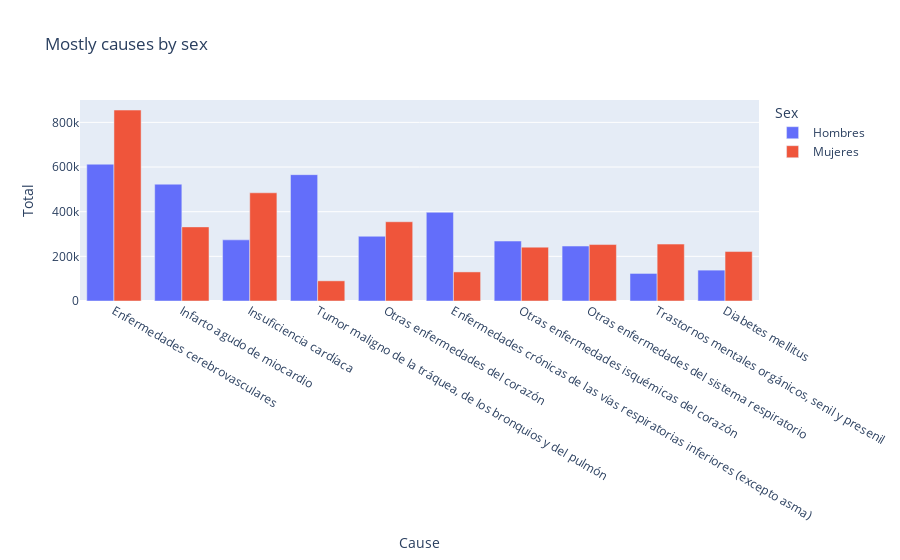

The notebook cell saved with this chart:
### Code cell
# Graph total deaths most causes by sex
graph = px.bar(deaths_tot_sex, 
               x = 'cause_name',
               y = 'Total', 
               color = 'Sexo', 
               title = 'Mostly causes by sex',
               labels={'cause_name':'Cause', 
                       'Total':'Total', 
                       'Sexo': 'Sex'})

graph.update_layout(barmode='group', xaxis={'categoryorder': 'total descending'})

graph.show()

### Figure 1 — Plotly figure (JSON) as saved in the notebook; plotly's stock layout.template omitted (floating-point values rounded to 4 significant figures)
{"data": [{"alignmentgroup": "True", "hovertemplate": "Sex=Hombres<br>Cause=%{x}<br>Total=%{y}<extra></extra>", "legendgroup": "Hombres", "marker": {"color": "#636efa", "pattern": {"shape": ""}}, "name": "Hombres", "offsetgroup": "Hombres", "orientation": "v", "showlegend": true, "textposition": "auto", "type": "bar", "x": ["Tumor maligno de la tráquea, de los bronquios y del pulmón", "Diabetes mellitus", "Trastornos mentales orgánicos, senil y presenil", "Infarto agudo de miocardio", "Otras enfermedades isquémicas del corazón", "Insuficiencia cardíaca", "Otras enfermedades del corazón", "Enfermedades cerebrovasculares", "Enfermedades crónicas de las vías respiratorias inferiores (excepto asma)", "Otras enfermedades del sistema respiratorio"], "xaxis": "x", "y": [565825, 138261, 123447, 523199, 268537, 273816, 290034, 612649, 397349, 246037], "yaxis": "y"}, {"alignmentgroup": "True", "hovertemplate": "Sex=Mujeres<br>Cause=%{x}<br>Total=%{y}<extra></extra>", "legendgroup": "Mujeres", "marker": {"color": "#EF553B", "pattern": {"shape": ""}}, "name": "Mujeres", "offsetgroup": "Mujeres", "orientation": "v", "showlegend": true, "textposition": "auto", "type": "bar", "x": ["Tumor maligno de la tráquea, de los bronquios y del pulmón", "Diabetes mellitus", "Trastornos mentales orgánicos, senil y presenil", "Infarto agudo de miocardio", "Otras enfermedades isquémicas del corazón", "Insuficiencia cardíaca", "Otras enfermedades del corazón", "Enfermedades cerebrovasculares", "Enfermedades crónicas de las vías respiratorias inferiores (excepto asma)", "Otras enfermedades del sistema respiratorio"], "xaxis": "x", "y": [90267, 221454, 254874, 331963, 241159, 484527, 354883, 855192, 130224, 252774], "yaxis": "y"}], "layout": {"barmode": "group", "legend": {"title": {"text": "Sex"}, "tracegroupgap": 0}, "title": {"text": "Mostly causes by sex"}, "xaxis": {"anchor": "y", "categoryorder": "total descending", "domain": [0, 1], "title": {"text": "Cause"}}, "yaxis": {"anchor": "x", "domain": [0, 1], "title": {"text": "Total"}}}}
